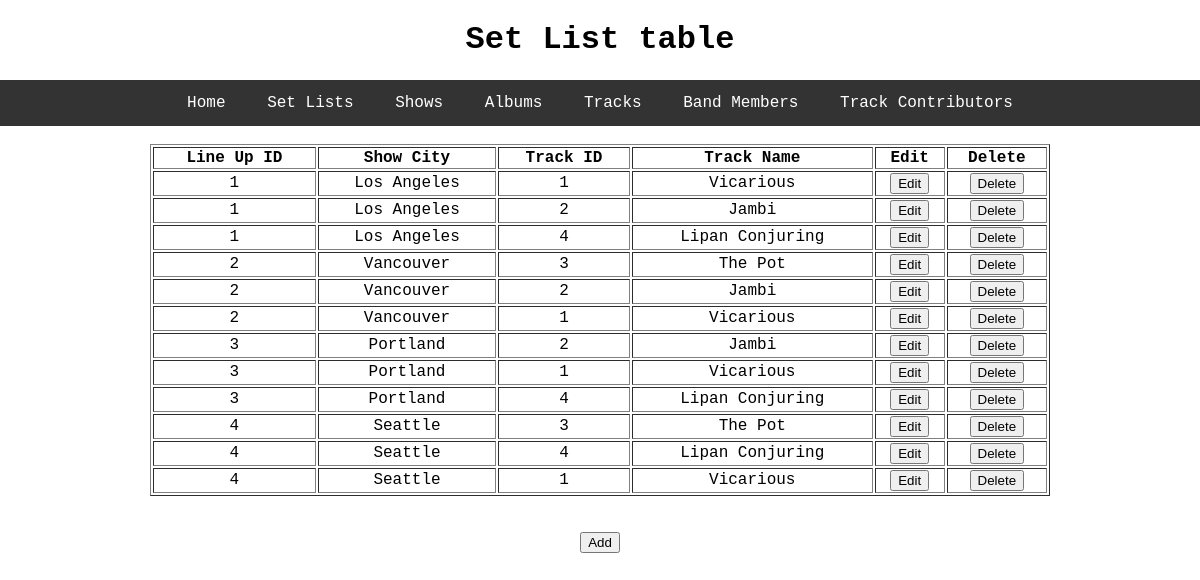
The page /set_list on the database as committed earlier.
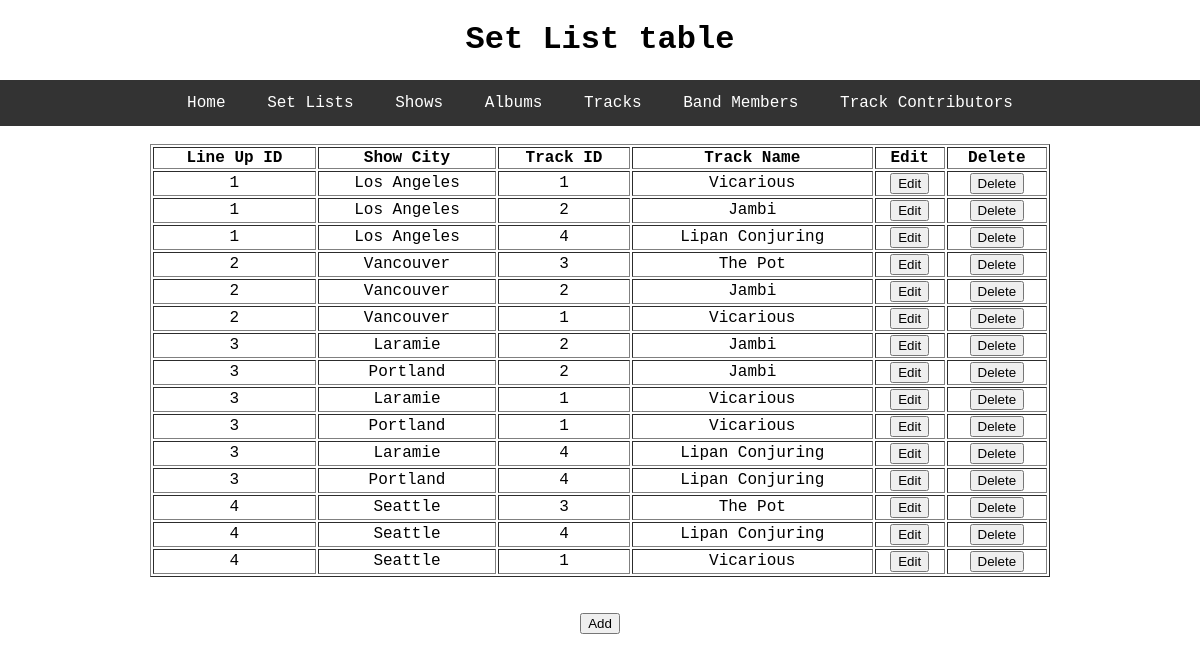
The same page on the database as committed later.
### toolDB/models.py (models this page shows, shortened)
class Shows(db.Model):
    id = db.Column(db.Integer, primary_key=True)
    city = db.Column(db.String, nullable=False)
    set_list_id = db.Column(db.Integer, nullable=False)

class SetList(db.Model):
    id = db.Column(db.Integer, primary_key=True)
    set_list_id = db.Column(db.Integer, nullable=False)
    album_id = db.Column(db.Integer, db.ForeignKey('album.id'), nullable=False)
    track_id = db.Column(db.Integer, db.ForeignKey('track.id'), nullable=False)

class Track(db.Model):
    id = db.Column(db.Integer, primary_key=True)
    track_name = db.Column(db.String, nullable=False)
    track_length = db.Column(db.Float, nullable=False)
    album_id = db.Column(db.Integer, db.ForeignKey('album.id'), nullable=False)
    member_track = db.relationship('Member', secondary='trackBandMember', backref='track', lazy=True)
    set_list_track = db.relationship('SetList', backref='track', lazy=True)

### toolDB/select_db/routes.py (the view)
@select.route('/set_list')
def set_list():
    rows = db.session.execute('SELECT set_list.id, set_list.set_list_id, shows.city, set_list.track_id, track.track_name FROM set_list JOIN shows ON set_list.set_list_id = shows.set_list_id JOIN track ON set_list.track_id = track.id;')
    return render_template('set_list.html', title='SetList', header='Set List table', rows=rows)

### toolDB/templates/set_list.html
{% extends "layout.html" %}
{% block content %}
	<table style="width:75%" table border="1" table align = "center">
		<thead>
		  <th>Line Up ID</th>
		  <th>Show City</th>
		  <th>Track ID</th>
		  <th>Track Name</th>
		  <th>Edit</th>
		  <th>Delete</th>
		</thead>
		<tbody>
		  {% for r in rows %}
		  	<tr>
			  <td>{{ r[1] }}</td>
			  <td>{{ r[2] }}</td>
			  <td>{{ r[3] }}</td>
			  <td>{{ r[4] }}</td>
			  <td><input type="button" name = "Edit" value = "Edit" onclick = "window.location='/update_set_list/{{ r.id }}'"></td>
			  <td><input type="button" name = "Delete" value = "Delete" onclick = "window.location='/delete_set_list/{{ r.id }}'"></td>
			</tr>
		  {% endfor %}
		</tbody>
	</table>
	<br>
	<br>
	<a href="http://flip3.engr.oregonstate.edu:3975/add_set_list"><button type="button">Add</button></a>
{% endblock content %}

### toolDB/templates/layout.html (shortened to what this page needs)
<!DOCTYPE html>
<html>
<head>
  <link rel="stylesheet" type= "text/css" href= "{{ url_for('static', filename= 'css/style.css')}}" />
</head>
<body>
  {% if header %}
    <h1> {{ header }} </h1>
  {% else %}
    <h1>Tool Database</h1>
  {% endif %}
    <nav class = "myMenu">
        <ul>
        	<li><a href="http://flip3.engr.oregonstate.edu:3975/">Home</a></li>
        	<li><a href="http://flip3.engr.oregonstate.edu:3975/set_list">Set Lists</a></li>
        	<li><a href="http://flip3.engr.oregonstate.edu:3975/shows">Shows</a></li>
        	<li><a href="http://flip3.engr.oregonstate.edu:3975/album">Albums</a></li>
        	<li><a href="http://flip3.engr.oregonstate.edu:3975/track">Tracks</a></li>
        	<li><a href="http://flip3.engr.oregonstate.edu:3975/band_members">Band Members</a></li>
        	<li><a href="http://flip3.engr.oregonstate.edu:3975/track_contributors">Track Contributors</a></li>
        </ul>
    </nav>
    <br>
    {% block content %}{% endblock %}
</body>

### toolDB/static/css/style.css (style rules this page uses)
h1, h2, ul, li, label, form, select, option { font-family: "Courier New", monospace; text-align: center; list-style: none; }
body { margin: auto; padding: 0; font-family: "Courier New", monospace; text-align: center; }
.myMenu ul { font-family: "Courier New", monospace; text-align: center; list-style: none; margin: 0; padding: 0; overflow: hidden; background-color: #333; }
.myMenu li { display: inline; }
.myMenu a { display:inline-block; color: white; padding:14px 16px; text-decoration:none; }

Rows that differ between the two databases and show on the page:
added Shows: set_list_id "3", city "Laramie", track_id "2", track_name "Jambi", track_id "1", track_name "Vicarious", track_id "4", track_name "Lipan Conjuring"
